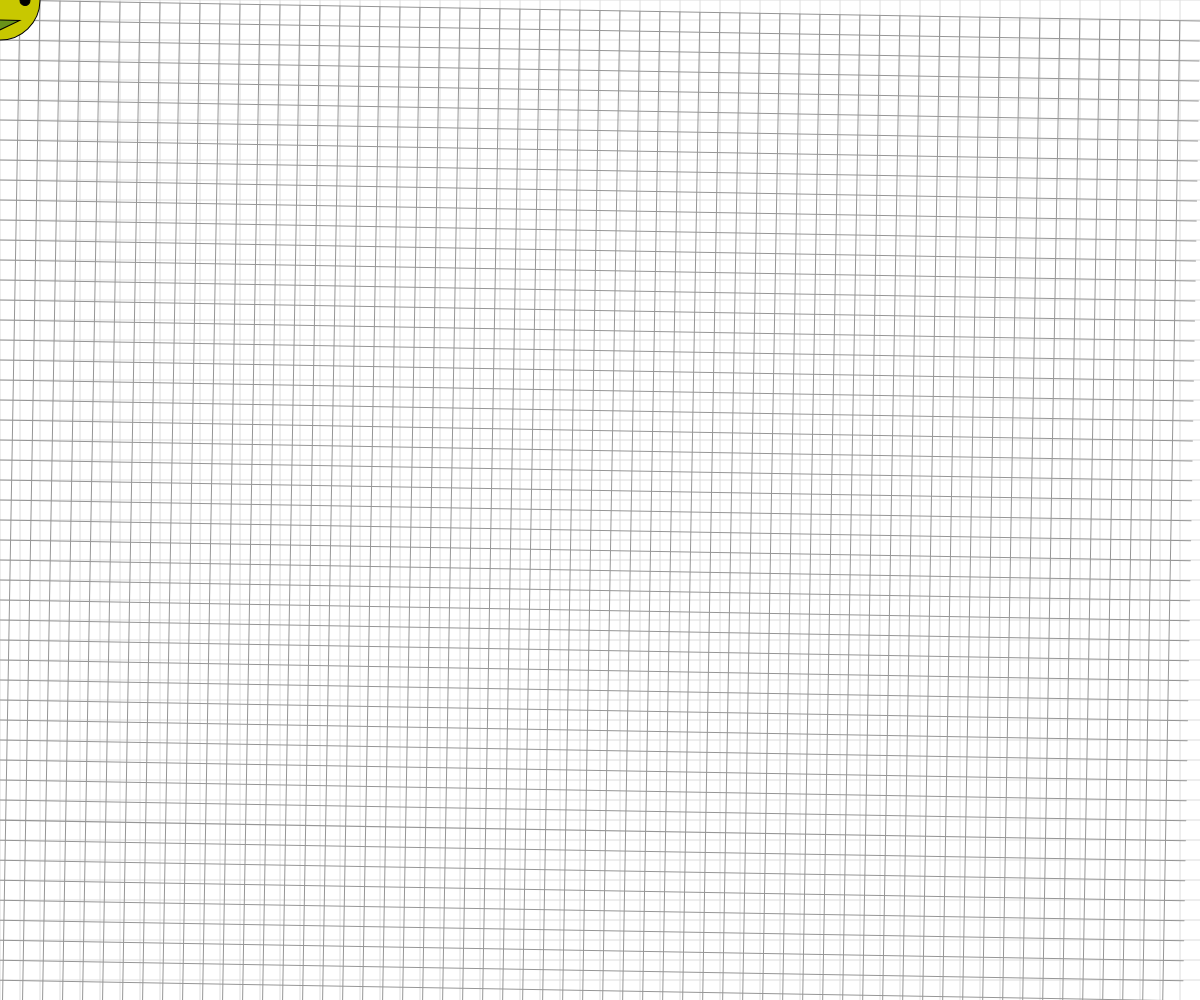
Frame 1 (no input)
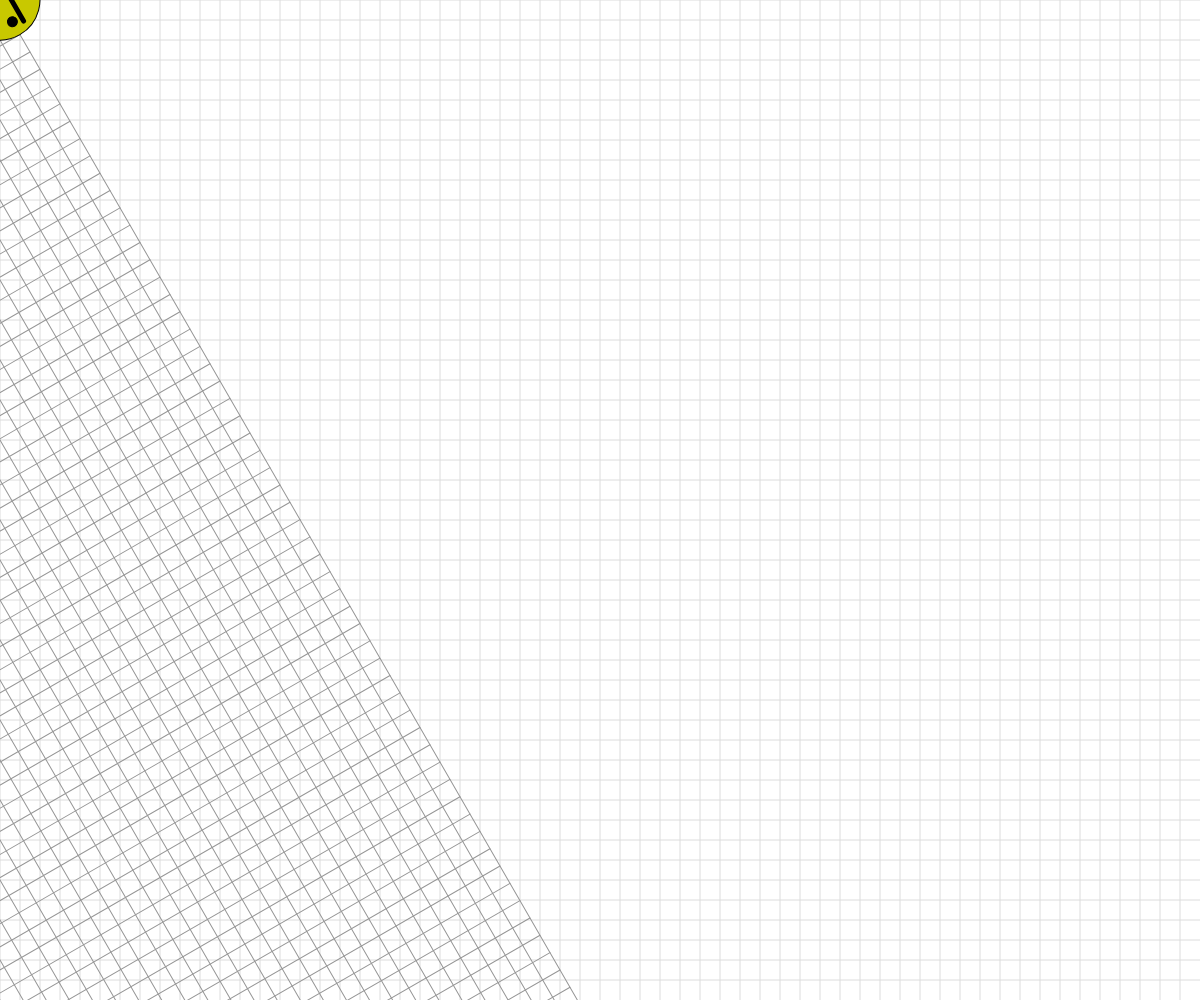
Frame 60 (no input)
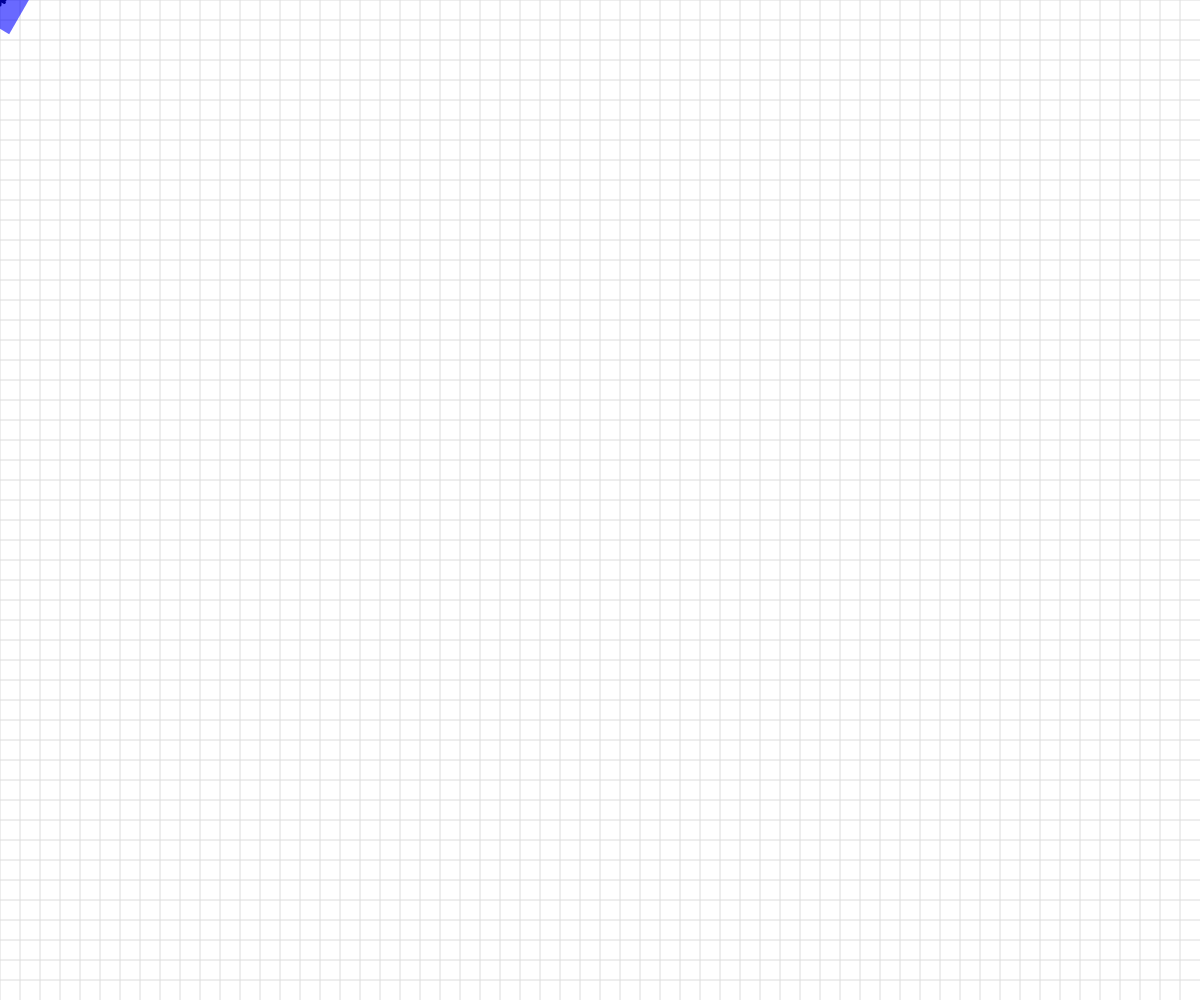
Frame 120 (the mouse pressed at the canvas centre since frame 60)

The p5.js sketch that drew these frames (run headless with seeded random() and noise() and a simulated clock; from frame 60 on, the mouse is pressed at the canvas centre):

// p5.js sketch
// ── sketch.js

// Basic Transformations Sandbox


let originalSpacing = 20;
let x = 0; let y = 0;

function setup() {
  createCanvas(windowWidth, windowHeight);
}

function draw() {
  background(255);
  drawBasicGrid(220);


  //transformation one: TRANSLATION
  // push();   //create a new Coordinate system
  // translate(100,100);
  // rectangleRed(0, 0);
  // pop();
  

  //transformation two: SCALE
// rectMode(CORNER);
// rectangleRed(40,0);

// let scaleAmount = map(mouseX, 0, width, 0.3, 6);
// scale(scaleAmount);  //1- no change   <1 smaller   >1 larger
// drawBasicGrid(220);
// rectMode(CENTER);
// rectangleBlue(0, 0);



  //transformation three: ROTATION
  rectMode(CENTER);
  //translate(width/2, height/2);
  rotate(radians(frameCount));

  drawBasicGrid(150);
  rectangleBlue(0,0);

  x = lerp(x,mouseX, 0.1);
  y = (y,mouseY, 0.1);
  face(x,y);

  //Combinations of Transformations

}


function face(x, y) {
  //draw a face at x,y
  push();
  translate(x, y);
  ellipseMode(CENTER);
  fill(200, 200, 0);
  stroke(0);
  ellipse(0, 0, 80, 80);
  fill(90, 140, 30, 220);
  triangle(-20, 20, 20, 20, 0, 30);
  fill(0);
  ellipse(-25, 0, 10, 10);
  ellipse(25, 0, 10, 10);
  strokeWeight(5);
  line(-30, -10, 30, -10);
  strokeWeight(1);
  pop();

}

function rectangleRed(x, y) {
  //draw a red rectangle at x,y (sized 50 pixels square) - to visualize what happens to the coordinate system
  //when different basic transformations are applied.
  noStroke();
  fill(255, 0, 0, 150);
  rect(x, y, 50, 50);

}

function rectangleBlue(x, y) {
  //draw a red rectangle at x,y (sized 50 pixels square) - to visualize what happens to the coordinate system
  //when different basic transformations are applied.
  noStroke();
  fill(0, 0, 255, 150);
  rect(x, y, 50, 50);

}

function drawBasicGrid(shade) {
  //draw the normal cartesian Coordinate Grid, in a light color. Spaced at 20 px by default
  stroke(shade);
  for (let x = 0; x < width; x += originalSpacing) {
    line(x, 0, x, height);
  }
  for (let y = 0; y < height; y += originalSpacing) {
    line(0, y, width, y);
  }

  //Draw "X" at the origin
  strokeWeight(3);
  stroke(0);
  line(-5, 0, 5, 0);
  line(0, 5, 0, -5);
  strokeWeight(1);
}
